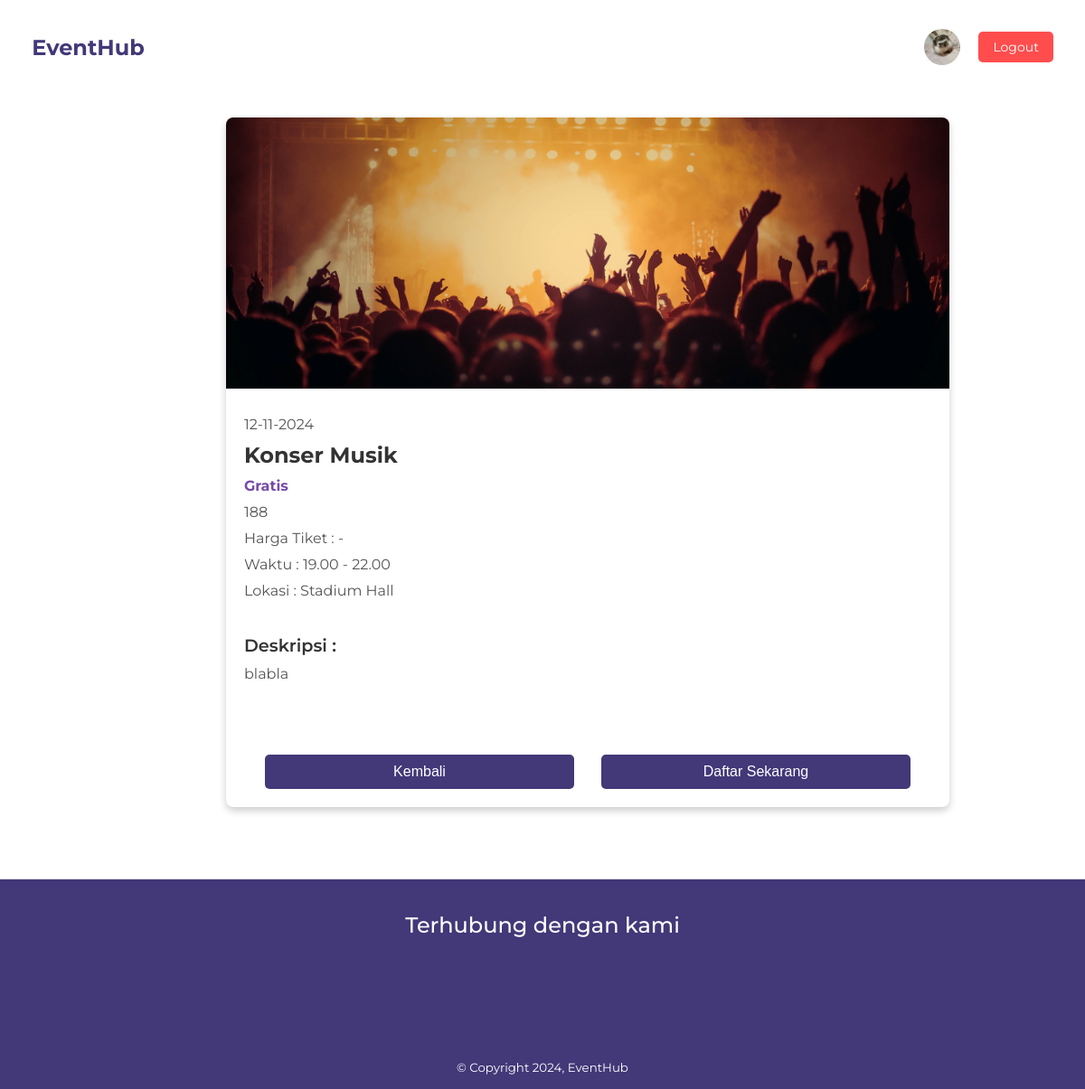
The app's page /detail_event.php?id_event=31 (signed in) with its own data.
### tables this page shows
CREATE TABLE `pengguna` (
  `id_pengguna` int(11) NOT NULL,
  `nama_lengkap` varchar(100) NOT NULL,
  `telp` varchar(15) NOT NULL,
  `email` varchar(100) NOT NULL,
  `sandi` varchar(255) NOT NULL,
  `foto_profil` varchar(255) NOT NULL
);

CREATE TABLE `events` (
  `id_event` int(11) NOT NULL,
  `foto_event` varchar(255) NOT NULL,
  `nama_event` varchar(255) NOT NULL,
  `status_event` enum('Gratis','Berbayar') NOT NULL,
  `tanggal_event` date NOT NULL,
  `waktu_event` varchar(50) NOT NULL,
  `lokasi_event` varchar(255) NOT NULL,
  `deskripsi_event` text NOT NULL,
  `harga_tiket` int(255) NOT NULL,
  `kuota_event` int(100) NOT NULL,
  `tanggal_ditambahkan` datetime NOT NULL DEFAULT current_timestamp()
);

### detail_event.php (the view, shortened to what this page needs)
<?php
include 'koneksi.php';
$email = $_SESSION['email'];
$query = "SELECT foto_profil, id_pengguna, nama_lengkap, telp FROM pengguna WHERE email = ?";
$stmt = $conn->prepare($query);
$stmt->bind_param("s", $email);
$stmt->execute();
$result = $stmt->get_result();
$user = $result->fetch_assoc();
$foto_profil = !empty($user['foto_profil']) ? $user['foto_profil'] : 'assets/default.png';
if (isset($_GET['id_event'])) {
    $id_event = $_GET['id_event'];
    $query = "SELECT * FROM events WHERE id_event = ?";
    $stmt = $conn->prepare($query);
    $stmt->bind_param("i", $id_event);
    $stmt->execute();
    $result = $stmt->get_result();
    if ($result->num_rows > 0) {
        $event = $result->fetch_assoc();
    } else {
        echo "Event tidak ditemukan.";
        exit();
    }
} else {
    echo "ID event tidak tersedia.";
    exit();
}
?>
<!DOCTYPE html>
<html lang="en">
<head>
    <link href="https://cdn.jsdelivr.net/npm/remixicon@3.0.0/fonts/remixicon.css" rel="stylesheet">
    <link rel="stylesheet" href="styles/beranda.css">
    <link rel="stylesheet" href="styles/landing.css">
    <link rel="stylesheet" href="styles/detail.css">
</head>
<body>
    <nav>
        <div class="nav_logo"><a href="#">EventHub</a></div>
        <div class="nav__profile">
            <img src="<?php echo $foto_profil; ?>" alt="Profile" class="profile__image" onclick="window.location.href='profil.php';">
            <a href="#" class="logout__button" onclick="confirmLogout()">Logout</a>
        </div>
    </nav>
    <section class="event-detail">
        <div class="event-details-container">
            <img src="<?php echo $event['foto_event']; ?>" alt="Event Image" class="event-detail-image">
            <div class="event-info">
                <p><?php echo date('d-m-Y', strtotime($event['tanggal_event'])); ?></p>
                <h1><?php echo htmlspecialchars($event['nama_event']); ?></h1>
                <p class="status"><?php echo htmlspecialchars($event['status_event']); ?></p>
                <p><i class="ri-ticket-2-line"></i> <?php echo htmlspecialchars($event['kuota_event']); ?></p>
                <p>Harga Tiket :
                    <?php
                    if ($event['status_event'] === 'Berbayar') {
                        echo 'Rp ' . number_format($event['harga_tiket'], 0, ',', '.');
                    } else {
                        echo '-';
                    }
                    ?>
                </p>
                <p>Waktu : <?php echo htmlspecialchars($event['waktu_event']); ?></p>
                <p>Lokasi : <?php echo htmlspecialchars($event['lokasi_event']); ?></p><br>
                <p class="des">Deskripsi : </p>
                <p><?php echo htmlspecialchars($event['deskripsi_event']); ?></p>
                <div class="button-container">
                    <button onclick="window.location.href='beranda.php';">Kembali</button>
                    <button onclick="openTicketModal()">Daftar Sekarang</button>
                </div>
            </div>
        </div>
    </section>
    <footer>
        <div class="section__container" id="kontak">
            <h4>Terhubung dengan kami</h4>
            <div class="social__icons">
                <span><a href="https://www.facebook.com" target="_blank"><i class="ri-facebook-fill"></i></a></span>
                <span><a href="https://twitter.com" target="_blank"><i class="ri-twitter-fill"></i></a></span>
                <span><a href="https://www.instagram.com" target="_blank"><i class="ri-instagram-line"></i></a></span>
            </div>
            <small>&copy; Copyright 2024, EventHub</small>
        </div>
    </footer>
</body>
</html>

### styles/beranda.css (style rules this page uses)
body { font-family: "Montserrat", sans-serif; background-color: #ffffff; }
nav { display: flex; justify-content: space-between; align-items: center; padding: 10px 30px; background-color: #ffffff; color: white; }
.nav_logo a { text-decoration: none; color: #433878; font-size: 24px; font-weight: bold; }
.nav__profile { display: flex; align-items: center; cursor: pointer; }
.profile__image { width: 40px; height: 40px; border-radius: 50%; object-fit: cover; margin-left: 40px; }
.logout__button { margin-left: 20px; padding: 8px 16px; background-color: #FF4D4D; color: white; text-decoration: none; border-radius: 5px; font-size: 14px; display: inline-flex; align-items: center; cursor: pointer; }
footer { margin-top: 80px; }

### styles/landing.css (style rules this page uses)
* { padding: 0; margin: 0; box-sizing: border-box; }
.section__container { padding: 5rem 1rem; max-width: 1200px; margin: auto; }
img { width: 100%; }
body { font-family: "Montserrat", sans-serif; }
nav { position: absolute; top: 0; left: 50%; transform: translateX(-50%); padding: 2rem 2.2rem; width: 100%; max-width: 1200 px; display: flex; align-items: center; justify-content: space-between; }
footer { background-color: #433878; color: white; }
footer .section__container { display: grid; gap: 3rem; text-align: center; padding: 1rem 0; }
footer h4 { font-size: 1.5rem; font-weight: 500; padding-top: 20px; }
.social__icons { display: flex; align-items: center; justify-content: center; gap: 1rem; color: white; }
.social__icons a { text-decoration: none; color: white; }
.social__icons i { padding: 5px; font-size: 2rem; cursor: pointer; text-decoration: none; color: white; }

### styles/detail.css (style rules this page uses)
body { font-family: 'Montserrat', sans-serif; background-color: #ffffff; }
.event-details-container { width: 90%; max-width: 800px; background-color: #fff; box-shadow: 0px 4px 8px rgba(0, 0, 0, 0.2); display: flex; flex-direction: column; margin: 20px; margin-top: 130px; border-radius: 8px; overflow: hidden; margin-left: 250px; }
.event-detail-image { width: 100%; height: 300px; object-fit: cover; }
.event-info { padding: 20px; }
.event-info h1 { margin-top: 0; color: #333; }
.event-info p { margin: 10px 0; color: #555; }
.event-info .des { font-size: 1.2rem; font-weight: 600; color: #333; }
.event-info p.status { font-weight: bold; color: #764aa8; }
.button-container { display: flex; justify-content: center; gap: 30px; margin-top: 80px; }
.button-container button { width: 45%; padding: 10px; background-color: #433878; color: #fff; border: none; border-radius: 5px; font-size: 16px; cursor: pointer; }

### records on screen
pengguna: foto_profil (picture)
events: foto_event (picture), tanggal_event "12-11-2024", nama_event "Konser Musik", status_event "Gratis", kuota_event "188", waktu_event "19.00 - 22.00", lokasi_event "Stadium Hall", deskripsi_event "blabla"
